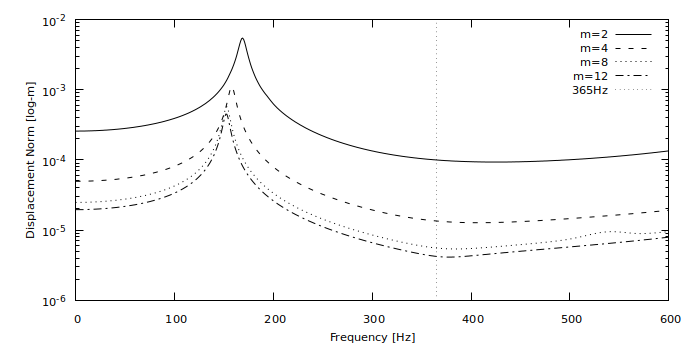

gnuplot code for this plot:


set tics font ",8.5"
set key font ",8.5"
set xlabel font ",8.5"
set ylabel font ",8.5"

set xlabel "angels" offset 0,0.6
set ylabel "angels" offset 1.2,0

set xrange [0:600]
set yrange [1E-6:1E-2]

set logscale y
set xlabel "Frequency [Hz]"
set ylabel "Displacement Norm [log-m]"
set format y "10^{%T}"

set style line 1 lt 2 lc rgb "black" lw 1 dashtype 1
set style line 2 lt 2 lc rgb "black" lw 1 dashtype 2 
set style line 3 lt 2 lc rgb "black" lw 1 dashtype 3
set style line 4 lt 2 lc rgb "black" lw 1 dashtype 4

set arrow from 365,graph 0 to 365,graph 1 nohead lt 0

plot '365_m2.txt' with lines title "m=2" ls 1, \
	 '365_m4.txt' with lines title "m=4" ls 2, \
	 '365_m8.txt' with lines title "m=8" ls 3, \
	 '365_m12.txt' with lines title "m=12" ls 4, \
	 1/0 t "365Hz" lt 0

set term pngcairo size 700,350
set termoption dashed
set output "Fig10.png"
replot
set term x11	 
